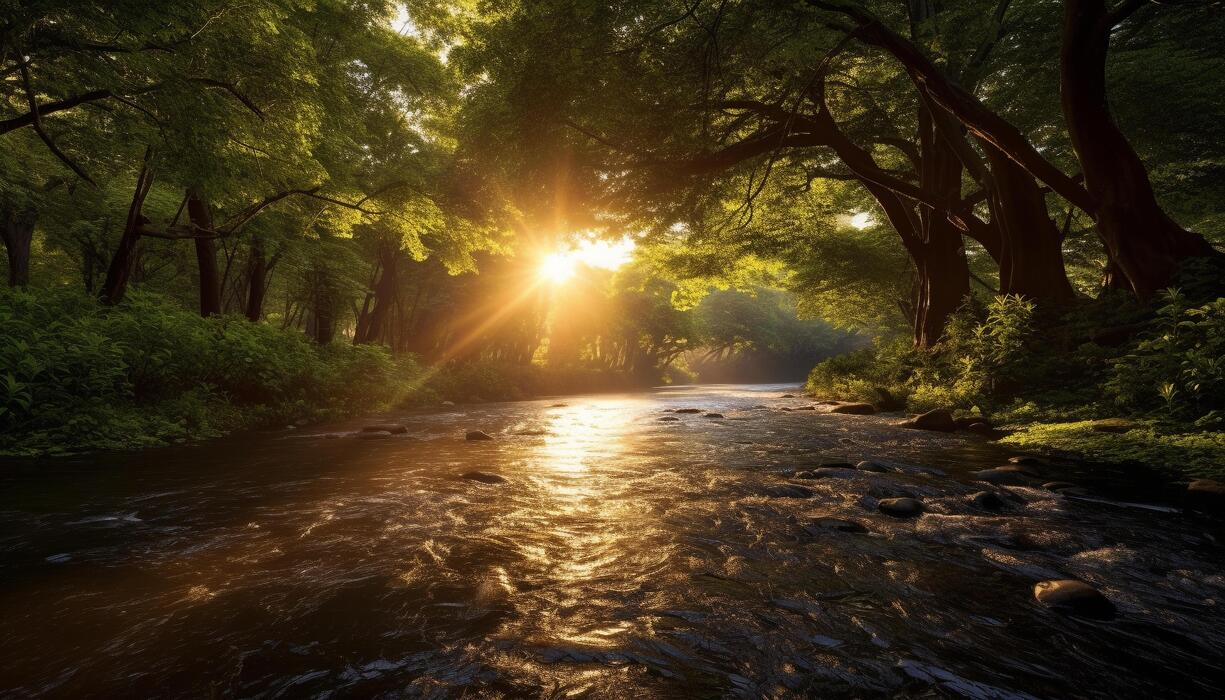
#> input picture Assignment 26/image.jpg, 1225 x 700 px
$ python image_filter.py
#> lines starting #> are read from the running program, lines starting #| are printed output that depends on the picture; after the words box and inside, x2 and y2 are one past the last pixel; in counts of white or black regions, pixels touching at a corner belong together
import cv2

# Load the image
image = cv2.imread("image.jpg")
#> image is the input picture: shape (700, 1225, 3); mean B, G, R 27.5, 51.8, 65.7

# Check if image is loaded
if image is None:
    print("Error: Image not found!")
else:
    print("=== Image Filter Lab ===")

    # Convert to Grayscale
    gray = cv2.cvtColor(image, cv2.COLOR_BGR2GRAY)
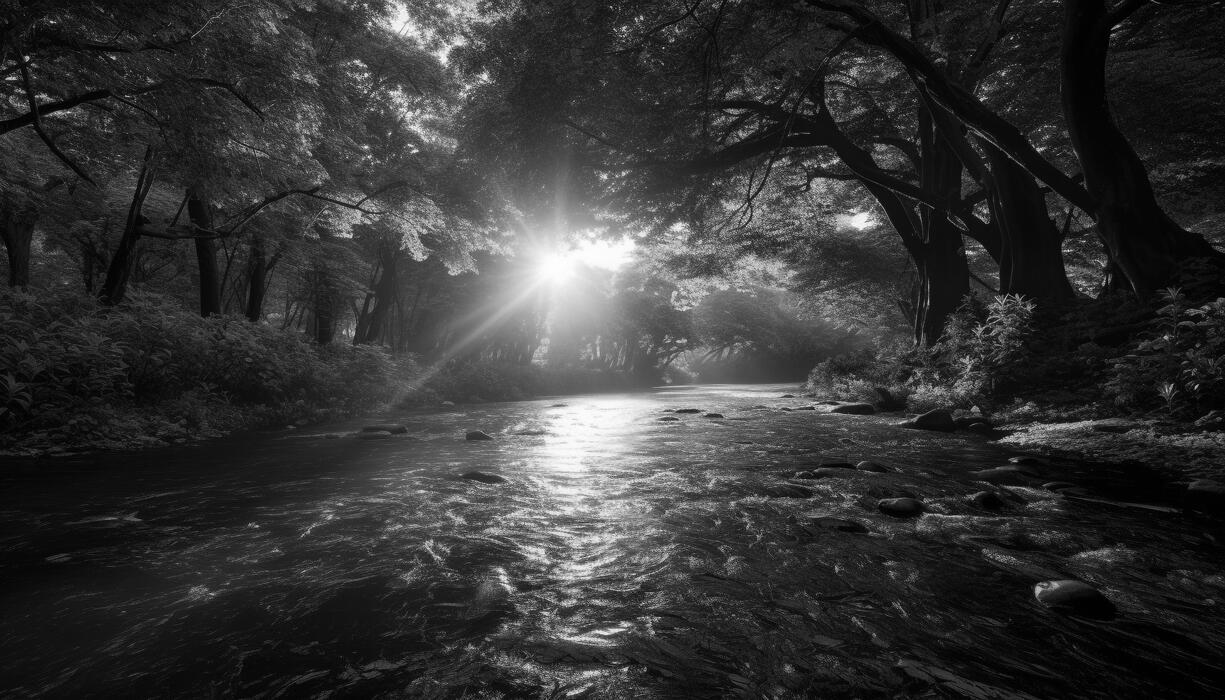
#> gray: shape (700, 1225); min 0, max 255, mean 53.2

    # Apply Blur (Gaussian Blur)
    blur = cv2.GaussianBlur(image, (7, 7), 0)

    # Edge Detection (Canny)
    edges = cv2.Canny(image, 100, 200)
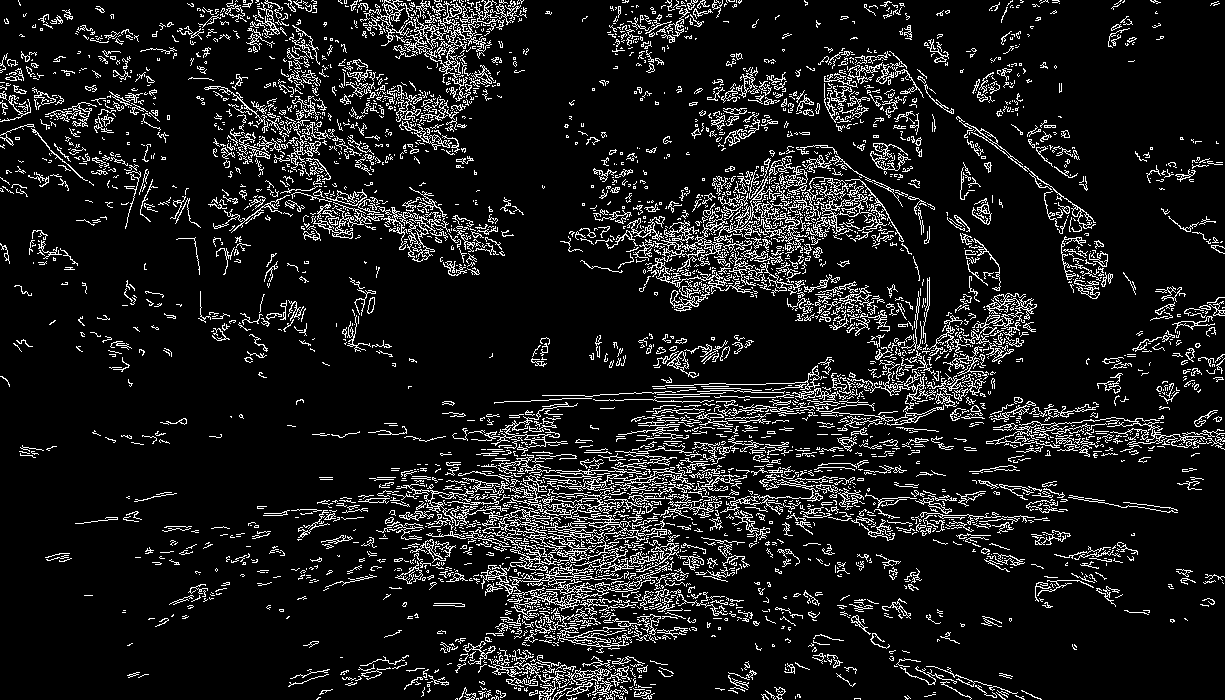
#> edges: shape (700, 1225); 10.5% white in thin lines or dots

    # Display all images
    cv2.imshow("Original Image", image)
    cv2.imshow("Grayscale Image", gray)
    cv2.imshow("Blurred Image", blur)
    cv2.imshow("Edge Detection", edges)

    # Save output images (optional but good for submission)
    cv2.imwrite("gray.jpg", gray)
    cv2.imwrite("blur.jpg", blur)
    cv2.imwrite("edges.jpg", edges)

    print("Filtered images saved as gray.jpg, blur.jpg, edges.jpg")

    # Wait and close
    cv2.waitKey(0)
    cv2.destroyAllWindows()

$ run again, with Assignment 25/image.jpg copied over Assignment 26/image.jpg
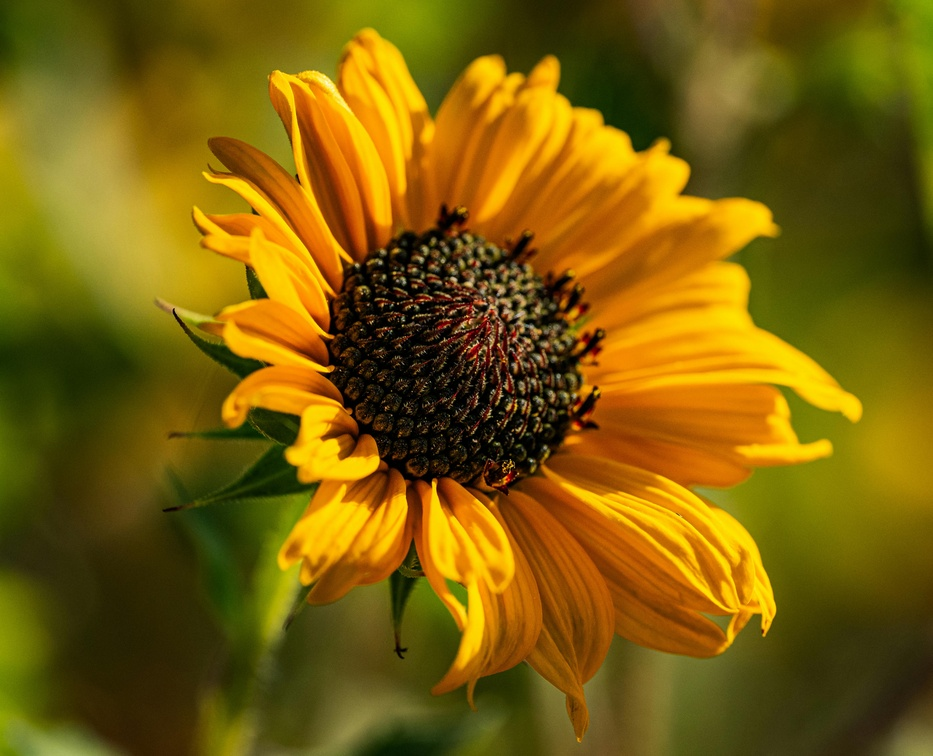
#> input picture Assignment 25/image.jpg, 933 x 756 px, shrunk from 4518 x 3660 before the run
#> image is the input picture: shape (756, 933, 3); mean B, G, R 8.8, 94.4, 122.4
#> `gray = cv2.cvtColor(image, cv2.COLOR_BGR2GRAY)`:
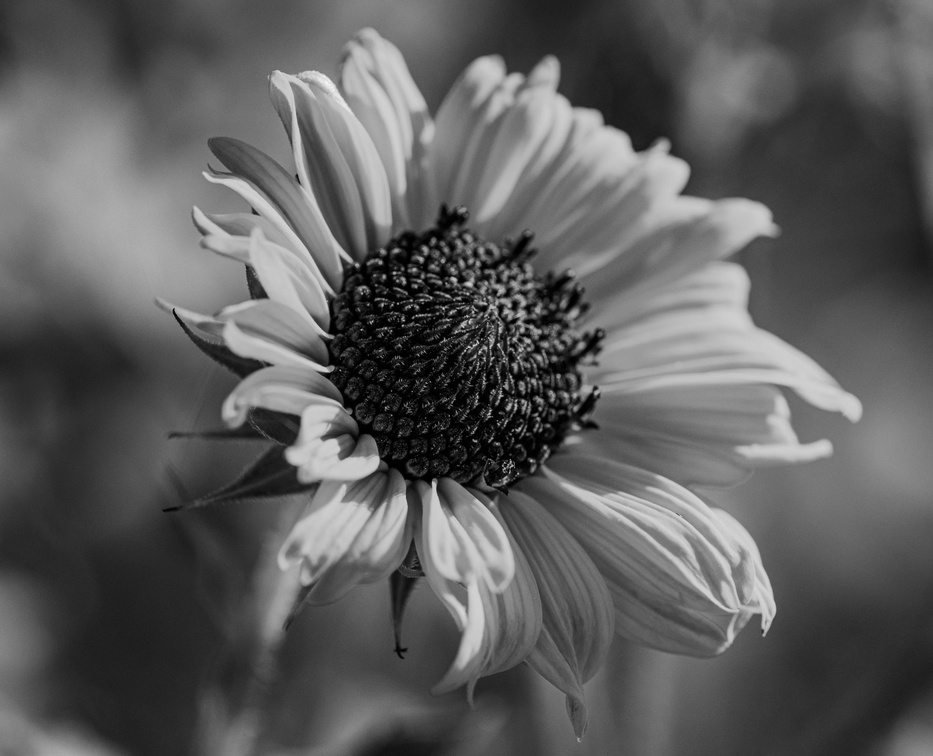
#> gray: shape (756, 933); min 0, max 245, mean 93
#> `edges = cv2.Canny(image, 100, 200)`:
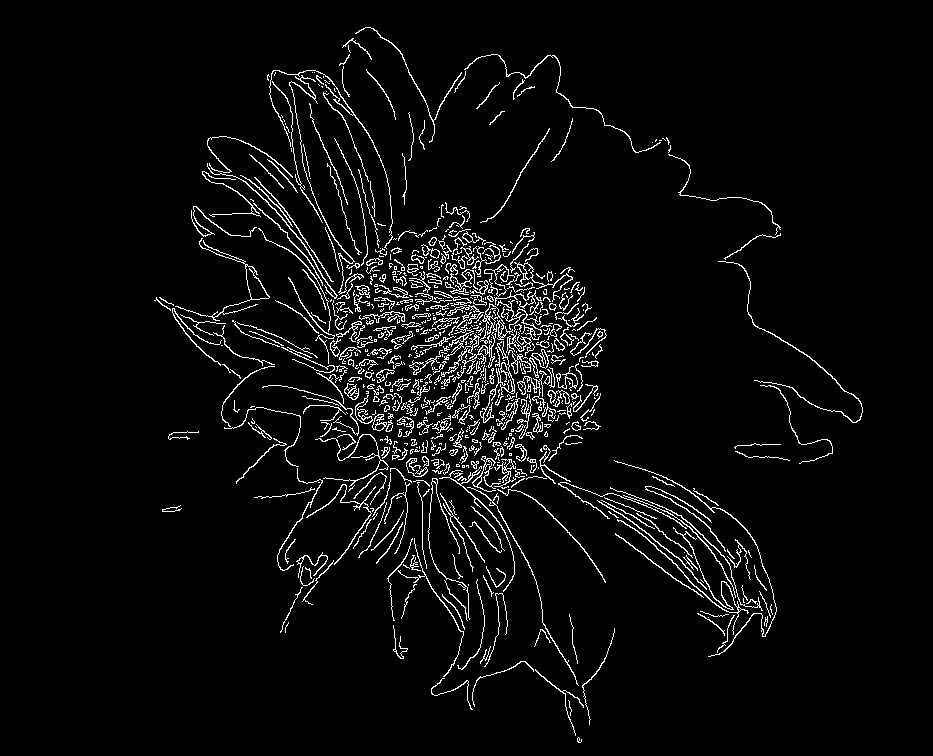
#> edges: shape (756, 933); 4.3% white in thin lines or dots, all inside (x1, y1, x2, y2) = (154, 27, 863, 743)
